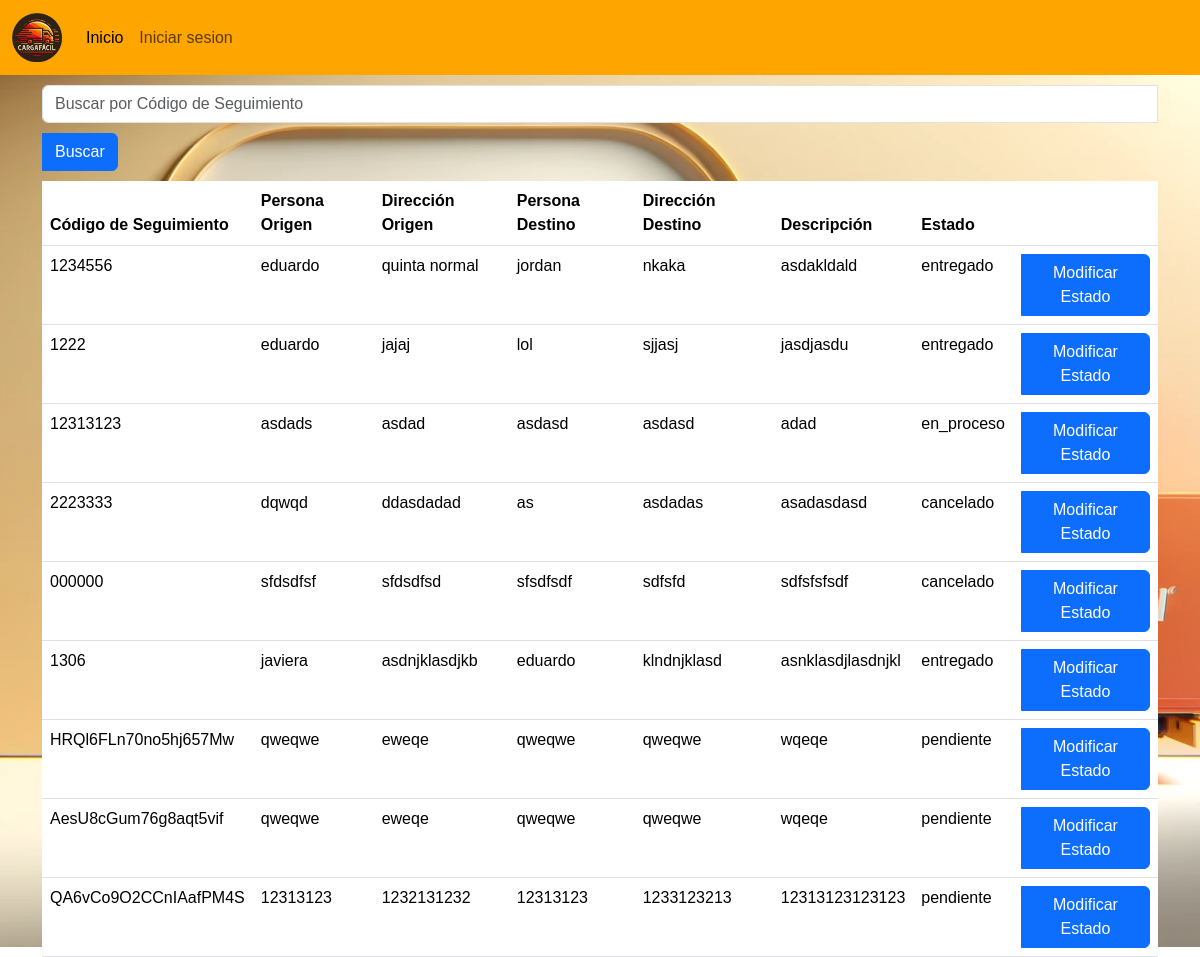
/listado/, run on an earlier commit of the app's database.
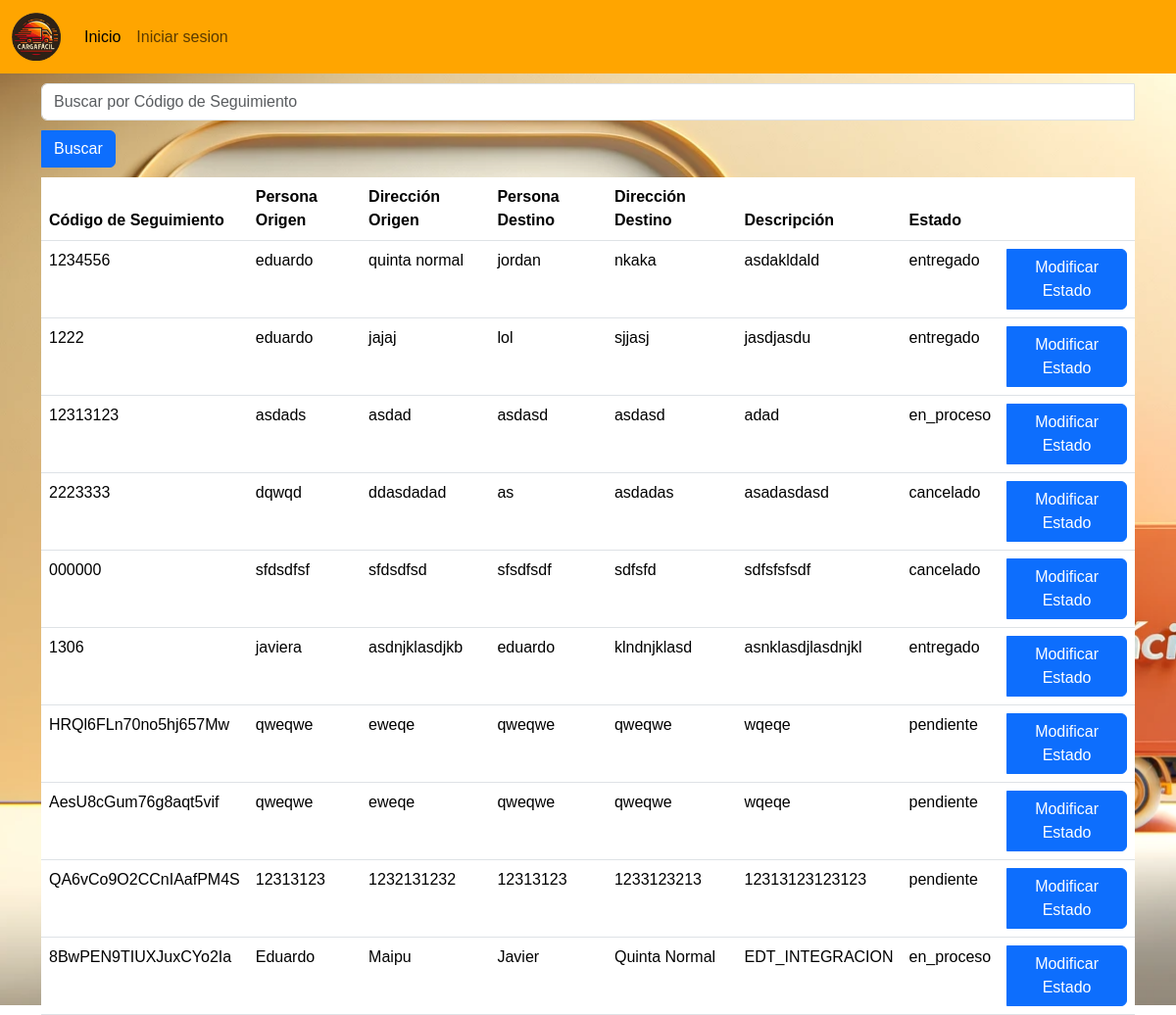
And on a later commit of the database.
### transporte/models.py (models this page shows, shortened)
class SolicitudTransporte(models.Model):
    ESTADOS_CHOICES = (
        ('pendiente', 'Pendiente'),
        ('en_proceso', 'En Proceso'),
        ('entregado', 'Entregado'),
        ('cancelado', 'Cancelado'),
    )
    codigo_seguimiento = models.CharField(max_length=20, unique=True, primary_key=True)
    persona_origen = models.CharField(max_length=100)
    direccion_origen = models.CharField(max_length=255)
    persona_destino = models.CharField(max_length=100)
    direccion_destino = models.CharField(max_length=255)
    descripcion = models.TextField()
    estado = models.CharField(max_length=20, choices=ESTADOS_CHOICES, default='pendiente')

### transporte/views.py (the view)
# urls.py: path('listado/', listar_solicitud, name='listar_solicitud'),
def listar_solicitud(request):
    codigo_seguimiento_query = request.GET.get('codigo_seguimiento', '')
    if codigo_seguimiento_query:
        solicitudes = SolicitudTransporte.objects.filter(codigo_seguimiento__icontains=codigo_seguimiento_query)
        print(solicitudes)  # Depuración para ver qué se recupera
    else:
        solicitudes = SolicitudTransporte.objects.all()
    return render(request, 'listarsoli.html', {'solicitudes': solicitudes})

### transporte/templates/listarsoli.html (shortened to what this page needs)
{% extends 'base.html' %}{% block content %}
    {% load static %}
    {% load crispy_forms_tags %}
    <form method="get" action="{% url 'listar_solicitud' %}">
        <div class="form-group" style="margin-top: 10px;">
            <input type="text" class="form-control" name="codigo_seguimiento" placeholder="Buscar por Código de Seguimiento">
        </div>
        <button type="submit" class="btn btn-primary" style="margin-top: 10px;">Buscar</button>
    </form>
    <table class="table table-md-responsive" style="margin-top: 10px;">
        <thead class="thead-light">
        <tr>
            <th>Código de Seguimiento</th>
            <th>Persona Origen</th>
            <th>Dirección Origen</th>
            <th>Persona Destino</th>
            <th>Dirección Destino</th>
            <th>Descripción</th>
            <th>Estado</th>
            <th></th>
        </tr>
        </thead>
        <tbody>
            {% for s in solicitudes %}
            <tr>
                <td>{{ s.codigo_seguimiento }}</td>
                <td>{{ s.persona_origen }}</td>
                <td>{{ s.direccion_origen }}</td>
                <td>{{ s.persona_destino }}</td>
                <td>{{ s.direccion_destino }}</td>
                <td>{{ s.descripcion }}</td>
                <td>{{ s.estado }}</td>
                <td>
                    <a href="{% url 'modificar_solicitud' s.codigo_seguimiento %}" class="btn btn-primary">Modificar Estado</a>
                </td>
            </tr>
            {% endfor %}
        </tbody>
    </table>
{% endblock %}

### transporte/templates/base.html (shortened to what this page needs)
<!doctype html>
{% load static %}
<html lang="en">
    <head>
        <link href="https://cdn.jsdelivr.net/npm/bootstrap@5.3.2/dist/css/bootstrap.min.css" rel="stylesheet">
        <link href="{% static 'app/css/index.css' %}" rel="stylesheet">
    </head>
    <body>
        <nav class="navbar navbar-expand-lg" style="background-color: orange;">
            <div class="container-fluid">
                <a class="navbar-brand" href="{% url 'transporte_index' %}"><img src="{% static 'app/img/logo_cagafacil.png' %}" alt="Mi imagen" style="width: 50px"></a>
                <div class="collapse navbar-collapse" id="navbarNav">
                    <ul class="navbar-nav">
                        <li class="nav-item">
                            <a class="nav-link active" aria-current="page" href="{% url 'transporte_index' %}">Inicio</a>
                        </li>
                        {% if user.is_authenticated %}
                        <li class="nav-item">
                            <a class="nav-link" href="#">@{{ user.username }}</a>
                        </li>
                        <li class="nav-item">
                            <a class="nav-link" href="{% url 'logout' %}">Cerrar session</a>
                        </li>
                        {% else %}
                        <li class="nav-item">
                            <a class="nav-link" href="{% url 'login' %}">Iniciar sesion</a>
                        </li>
                        {% endif %}
                    </ul>
                </div>
            </div>
        </nav>
        <div class="content container">
            {% block content %}
            {% endblock %}
        </div>
    </body>
</html>

### transporte/static/app/css/index.css (style rules this page uses)
body, html { height: 99%; margin: 0; }
body { background-image: url('../img/cargafacil.png'); background-size: cover; background-repeat: no-repeat; background-position: center center; font-family: Arial, sans-serif; }
.form-control { border-top-right-radius: 0; border-bottom-right-radius: 0; }
.btn-primary { border-top-left-radius: 0; border-bottom-left-radius: 0; }

What changed in the data, as far as the page shows it:
added SolicitudTransporte: codigo_seguimiento "8BwPEN9TIUXJuxCYo2Ia", persona_origen "Eduardo", direccion_origen "Maipu", persona_destino "Javier", direccion_destino "Quinta Normal", descripcion "EDT_INTEGRACION", estado "en_proceso"
